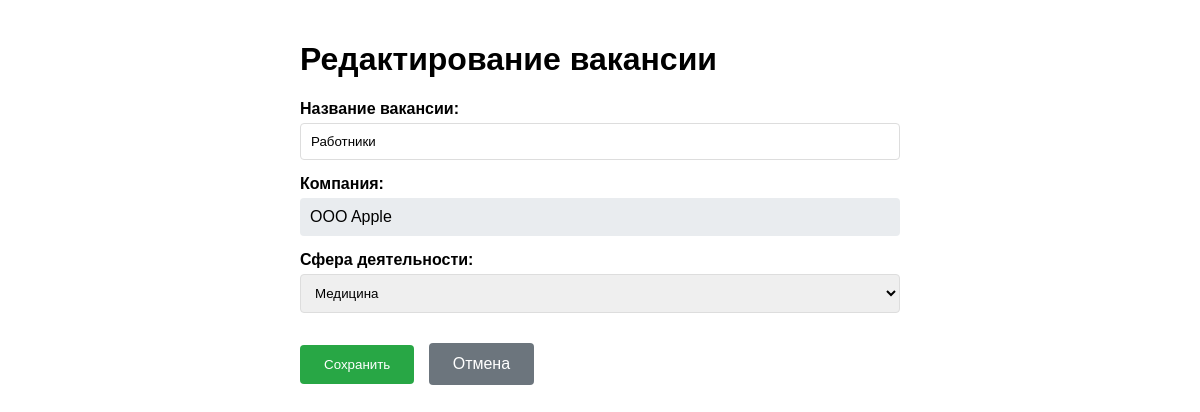
The page /12/update/ (signed in) on the database its author committed.
### vacancies/models.py (models this page shows, shortened)
class Vacancy(models.Model):
    title = models.CharField(max_length=200, verbose_name='Название вакансии')
    company = models.CharField(max_length=200, verbose_name='Компания')
    sphere = models.CharField(max_length=20, choices=Sphere.choices, verbose_name='Сфера деятельности')
    created_at = models.DateTimeField(auto_now_add=True, verbose_name='Дата создания')
    employer = models.ForeignKey(User, on_delete=models.CASCADE, verbose_name='Работодатель', null=True, blank=True)
    class Meta:
        verbose_name = 'Вакансия'
        verbose_name_plural = 'Вакансии'
        ordering = ['-created_at']

### vacancies/views.py (the view, shortened to what this page needs)
# urls.py: path('<int:pk>/update/', views.VacancyUpdateView.as_view(), name='vacancy_update'),
class VacancyUpdateView(LoginRequiredMixin, View):
    def get(self, request, pk):
        use_case = get_update_vacancy_use_case()
        vacancy = use_case.vacancy_repo.get_by_id(pk)
        if vacancy is None:
            raise Http404("Вакансия не найдена")
        if not vacancy.can_be_edited_by(request.user.id, request.user.is_superuser):
            messages.error(request, 'У вас нет прав на редактирование этой вакансии.')
            return redirect('vacancy_detail', pk=pk)
        return render(request, 'vacancies/vacancy_form.html', {
            'vacancy': vacancy,
            'spheres': DomainSphere.choices(),
            'company_name': vacancy.company,
        })

### core/entities/vacancy.py (called while the page is built)
    @classmethod
    def choices(cls):
        return [(item.value, cls.get_display(item.value)) for item in cls]

    @classmethod
    def get_display(cls, value: str) -> str:
        displays = {
            "IT": "Информационные технологии",
            "MEDICINE": "Медицина",
            "ARCHITECTURE": "Архитектура"
        }
        return displays.get(value, value)

    def __post_init__(self):
        if not self.title or len(self.title) < 3:
            raise ValueError("Название вакансии должно содержать минимум 3 символа")

    def can_be_edited_by(self, user_id: int, is_admin: bool = False) -> bool:
        if is_admin:
            return False
        return self.employer_id == user_id

### employment_project/dependencies.py (called while the page is built)
def get_update_vacancy_use_case() -> UpdateVacancyUseCase:
    return UpdateVacancyUseCase(_vacancy_repo)

### infrastructure/repositories/django_vacancy_repo.py (called while the page is built)
    def _to_domain(self, django_vacancy) -> Vacancy:
        return Vacancy(
            id=django_vacancy.id,
            title=django_vacancy.title,
            company=django_vacancy.company,
            sphere=django_vacancy.sphere,
            employer_id=django_vacancy.employer_id,
            created_at=django_vacancy.created_at
        )

    def get_by_id(self, vacancy_id: int) -> Optional[Vacancy]:
        try:
            return self._to_domain(DjangoVacancy.objects.get(id=vacancy_id))
        except DjangoVacancy.DoesNotExist:
            return None

### vacancies/templates/vacancies/vacancy_form.html (shortened to what this page needs)
<!DOCTYPE html>
<html lang="ru">
<head>
</head>
<body>
    <h1>{% if vacancy %}Редактирование{% else %}Создание{% endif %} вакансии</h1>
    <form method="post">
        <div class="form-group">
            <label>Название вакансии:</label>
            <input type="text" name="title" value="{% if vacancy %}{{ vacancy.title }}{% endif %}" required>
        </div>
        <div class="form-group">
            <label>Компания:</label>
            <div class="company-info">
                {% if vacancy %}
                    {{ vacancy.company }}
                {% else %}
                    {{ company_name|default:user.employerprofile.company_name }}
                {% endif %}
            </div>
        </div>
        <div class="form-group">
            <label>Сфера деятельности:</label>
            <select name="sphere" required>
                {% for value, label in spheres %}
                    <option value="{{ value }}" {% if vacancy and vacancy.sphere == value %}selected{% endif %}>
                        {{ label }}
                    </option>
                {% endfor %}
            </select>
        </div>
        <div style="margin-top: 30px;">
            <button type="submit" class="btn-submit">Сохранить</button>
            <a href="{% url 'vacancy_list' %}" class="cancel">Отмена</a>
        </div>
    </form>
</body>
</html>

### vacancies/templates/vacancies/vacancy_form.html (style rules this page uses)
body { font-family: Arial; max-width: 600px; margin: 0 auto; padding: 20px; }
.form-group { margin: 15px 0; }
label { display: block; margin-bottom: 5px; font-weight: bold; }
input, select { width: 100%; padding: 10px; border: 1px solid #ddd; border-radius: 4px; box-sizing: border-box; }
.company-info { background: #e9ecef; padding: 10px; border-radius: 4px; }
.btn-submit { background: #28a745; color: white; padding: 12px 24px; border: none; border-radius: 4px; cursor: pointer; margin-right: 10px; }
.cancel { display: inline-block; background: #6c757d; color: white; padding: 12px 24px; text-decoration: none; border-radius: 4px; }

### rows shown on the page
Vacancy: title "Работники", company "OOO Apple", sphere "Медицина"
